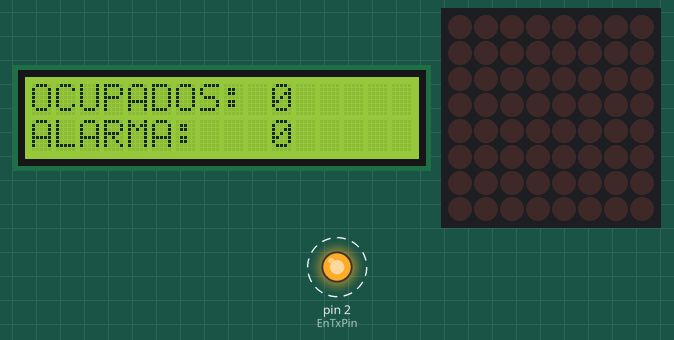
Simulated run of this sketch. Board: Arduino Mega 2560, built with avr-gcc and run on an emulated ATmega2560. On the bench: 16×2 character LCD, 8×8 LED matrix, output pins drawn as LEDs (lit = HIGH). Dashed ring = blinking. What the sketch prints to the serial monitor is not drawn.

Above: at 0.3 s.
Timing chart, 0 to 130.0 s (numbered marks = the images above):
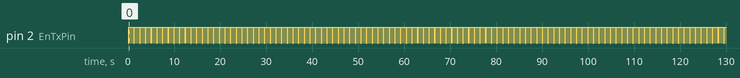

Measured:
- by itself, pin 2 (EnTxPin): alternates HIGH for 1.1 s and LOW for 0.10 s

The sketch:

_maestro.ino
```cpp
#include <LiquidCrystal_I2C.h>
#include <LedControl.h>

//pin control conexion serial
const int EnTxPin =  2; // HIGH:TX y LOW:RX

//asientos por arduino
const int n=2;
//datos leidos
int dato[n];
//numero de arduinos eslavos a consultar
const int num_ardu=1;
// direciones de arduinos esclavos orden asiento 1, 2, 3, ..., n
const int direccion_ard[num_ardu]={101};

//matriz de leds 6x8 = 48 leds
//pin 51 is connected to the DataIn
//pin 52 is connected to the CLK
//pin 53 is connected to LOAD
//We have only a single MAX72XX.
LedControl lc=LedControl(51,52,53,1);

 int acumulador_alarma;
 int acumulador_ocupacion;
 int alarma[48]={2,2,2,2,2,2,2,2,2,2,2,2,2,2,2,2,2,2,2,2,2,2,2,2,2,2,2,2,2,2,2,2,2,2,2,2,2,2,2,2,2,2,2,2,2,2,2,2};
//max de asientos 48

LiquidCrystal_I2C lcd=LiquidCrystal_I2C(0x27,16,2);

void setup()
   {
      lcd.init();
      lcd.backlight();

      //conexion serial
      Serial.begin(9600);
      Serial.setTimeout(100); //establecemos un tiempo de espera de 100ms
      pinMode(EnTxPin, OUTPUT);
      digitalWrite(EnTxPin, HIGH); //RS485 como Transmisor

   /*
   The MAX72XX is in power-saving mode on startup,
   we have to do a wakeup call
   */
  lc.shutdown(0,false);
  /* Set the brightness to a medium values */
  lc.setIntensity(0,4);
  /* and clear the display */
  lc.clearDisplay(0);

   }

void loop()
   {
  acumulador_alarma=0;
  acumulador_ocupacion=n*num_ardu;

  for(int i=0;i<num_ardu;i++){
  //---solicitamos una lectura del sensor----------
  Serial.print("I"); //inicio de trama
  Serial.print(direccion_ard[i]);//direccion del esclavo (probar en tinkercad direccion con numero entero)
  Serial.print("F"); //fin de trama
  Serial.flush();    //Esperamos hasta que se envíen los datos
  //----Leemos la respuesta del Esclavo-----
  digitalWrite(EnTxPin, LOW); //RS485 como receptor
  if(Serial.find("i")) //esperamos el inicio de trama
  {
      int esclavo=Serial.parseInt();  //recibimos la direccion del esclavo
      for(int j=0;j<n;j++){
        dato[j]=Serial.parseInt();  //recibimos el dato
      }

      if(Serial.read()=='f' && esclavo==direccion_ard[i]) //si fin de trama y direccion son los correctos
      {
       for(int j=0;j<n;j++){
        alarma[j+n*i]=dato[j];  //se almacena en la matriz
       }
      }
  }
      digitalWrite(EnTxPin, HIGH); //RS485 como Transmisor
  //----------fin de la respuesta----------
  delay(100);
  }

    for(int i=0; i<n*num_ardu;i++){
      int val=alarma[i];             //val==1  alarma ON
                                     //val==0  alarma OFF
      if (val==1)                    //val==2  asiento no ocupado
      acumulador_alarma++;

      if (val==2)
      acumulador_ocupacion--;
    }

    lcd.setCursor(0,0);
    lcd.print("OCUPADOS:");
    lcd.setCursor(10,0);
    lcd.print(acumulador_ocupacion);
    lcd.setCursor(0,1);
    lcd.print("ALARMA:");
    lcd.setCursor(10,1);
    lcd.print(acumulador_alarma);

    Matriz_leds();
    delay(1000);
   }
void Matriz_leds()
   {
    int i=0;
    for(int row=0;row<6;row++) {
    for(int col=0;col<8;col++) {
      if(alarma[i]==1){
      lc.setLed(0,row,col,true);
      }else{
      lc.setLed(0,row,col,false);
      }
      i++;
    }}
  }
```
